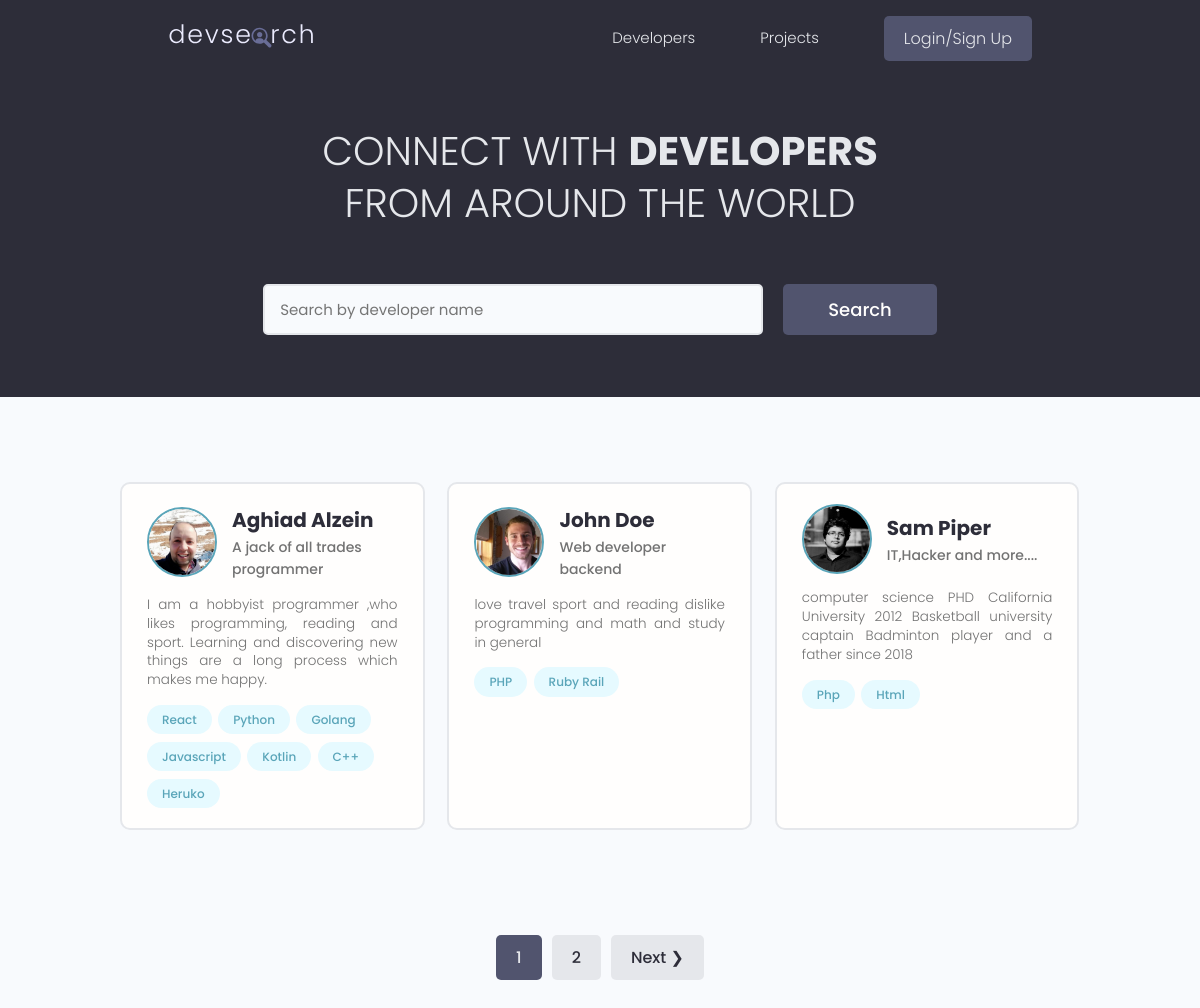
The app's page /, older data.
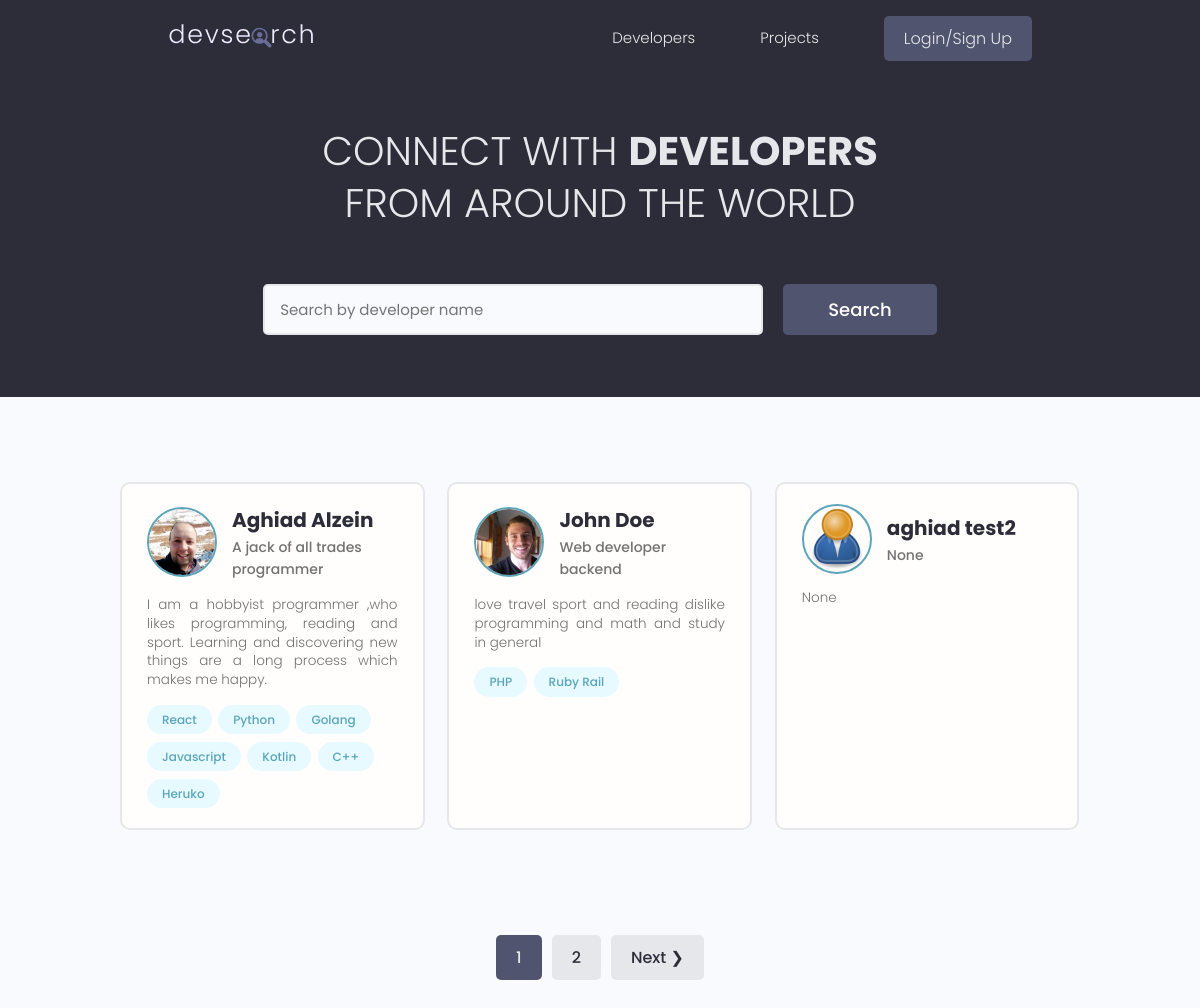
The same page, newer data.
### users/models.py (models this page shows, shortened)
class Profile(models.Model):
    user=models.OneToOneField(User,on_delete=models.CASCADE,null=True,blank=True)
    name=models.CharField(max_length=200,null=True,blank=True)
    email=models.EmailField(max_length=200,null=True,blank=True)
    username=models.CharField(max_length=200,blank=True,null=True)
    location=models.CharField(max_length=200,blank=True,null=True)
    short_intro=models.CharField(max_length=200,null=True,blank=True)
    bio=models.TextField(blank=True,null=True)
    profile_image=models.ImageField(blank=True,null=True,upload_to='profiles/',default='profiles/user-default.png')
    social_github=models.CharField(max_length=200,null=True,blank=True)
    social_twitter=models.CharField(max_length=200,null=True,blank=True)
    social_linkedin=models.CharField(max_length=200,null=True,blank=True)
    social_youtube=models.CharField(max_length=200,null=True,blank=True)
    social_website=models.CharField(max_length=200,null=True,blank=True)
    created=models.DateTimeField(auto_now_add=True)
    id=models.UUIDField(editable=False,primary_key=True,default=uuid.uuid4,unique=True)

class Skill(models.Model):
    owner=models.ForeignKey(
        Profile,on_delete=models.CASCADE,null=True,blank=True)
    name=models.CharField(max_length=200,null=True,blank=True)
    description=models.TextField(null=True,blank=True)
    created=models.DateTimeField(auto_now_add=True)
    id=models.UUIDField(
        default=uuid.uuid4,primary_key=True,unique=True,editable=False)

### users/views.py (the view)
# urls.py: path('',views.profiles,name='profiles'),
def profiles(request):
    profiles,search_query=searchProfiles(request)
    custom_range,profiles=paginateData(request,profiles,3)
    context = {'profiles':profiles,'search_query':search_query,"custom_range":custom_range}
    return render(request,'users/profiles.html',context)

### users/utils.py (called while the page is built)
def searchProfiles(request):
    search_query=""
    if request.GET.get('search_query'):
        search_query=request.GET.get('search_query')
    skills=Skill.objects.filter(name__icontains=search_query)
    profiles=Profile.objects.distinct().filter(
        Q(name__icontains=search_query) |
        Q(short_intro__icontains=search_query)|
        Q(skill__in=skills)
        )
    return profiles,search_query

def paginateData(request,profiles,results):
    paginator=Paginator(profiles,results)
    page=request.GET.get("page")
    try:
        profiles=paginator.page(page)
    except PageNotAnInteger:
        page=1
        profiles=paginator.page(page)
    except EmptyPage:
        page=1
        profiles=paginator.page(page)
    leftIndex=int(page)-2
    if leftIndex<1:
        leftIndex=1
    rightIndex=int(page)+2
    if rightIndex>paginator.num_pages:
        rightIndex=paginator.num_pages
    custom_range=range(leftIndex,rightIndex+1)
    return custom_range,profiles

### users/templates/users/profiles.html (shortened to what this page needs)
{% extends 'main.html' %}
{% block content%}
<main class="home">
    <section class="hero-section text-center">
      <div class="container container--narrow">
        <div class="hero-section__box">
          <h2>CONNECT WITH <span>DEVELOPERS</span></h2>
          <h2>FROM AROUND THE WORLD</h2>
        </div>
        <div class="hero-section__search">
          <form id="searchForm" class="form" action="{% url 'profiles' %}" method="get">
            <div class="form__field">
              <input class="input input--text" id="formInput#search" type="text" name="search_query"
                placeholder="Search by developer name" value="{{search_query}}"/>
            </div>
            <input class="btn btn--sub btn--lg" type="submit" value="Search" />
          </form>
        </div>
      </div>
    </section>
    <section class="devlist">
      <div class="container">
        <div class="grid grid--three">
            {% for profile in profiles %}
          <div class="column card">
            <div class="dev">
              <a href="{% url 'user-profile' profile.id %}" class="card__body">
                <div class="dev__profile">
                  <img class="avatar avatar--md" src="{{profile.profile_image.url}}" alt="image" />
                  <div class="dev__meta">
                    <h3>{{profile.name}}</h3>
                    <h5>{{profile.short_intro|slice:"60"}}</h5>
                  </div>
                </div>
                <p class="dev__info">{{profile.bio|slice:"150"}}</p>
                <div class="dev__skills">
                    {% for skill in profile.skill_set.all %}
                  <span class="tag tag--pill tag--main">
                    <small>{{skill.name}}</small>
                  </span>
                {% endfor S%}
                </div>
              </a>
            </div>
          </div>
          {% endfor %}
        </div>
      </div>
    </section>
    {% include 'pagination.html' with querySet=profiles custom_range=custom_range %}
  </main>
{% endblock %}

Row changes from the older to the newer data that the page shows:
no longer on this page (row unchanged): Profile: profile_image (picture), name "Sam Piper", short_intro "IT,Hacker and more....", bio "computer science PHD California University 2012 Basketball university captain Badminton player and a father since 2018"
no longer on this page (row unchanged): Skill: name "Php", shown under "Sam Piper"
no longer on this page (row unchanged): Skill: name "Html", shown under "Sam Piper"
added Profile: profile_image (placeholder picture), name "aghiad test2", short_intro "None", bio "None"
